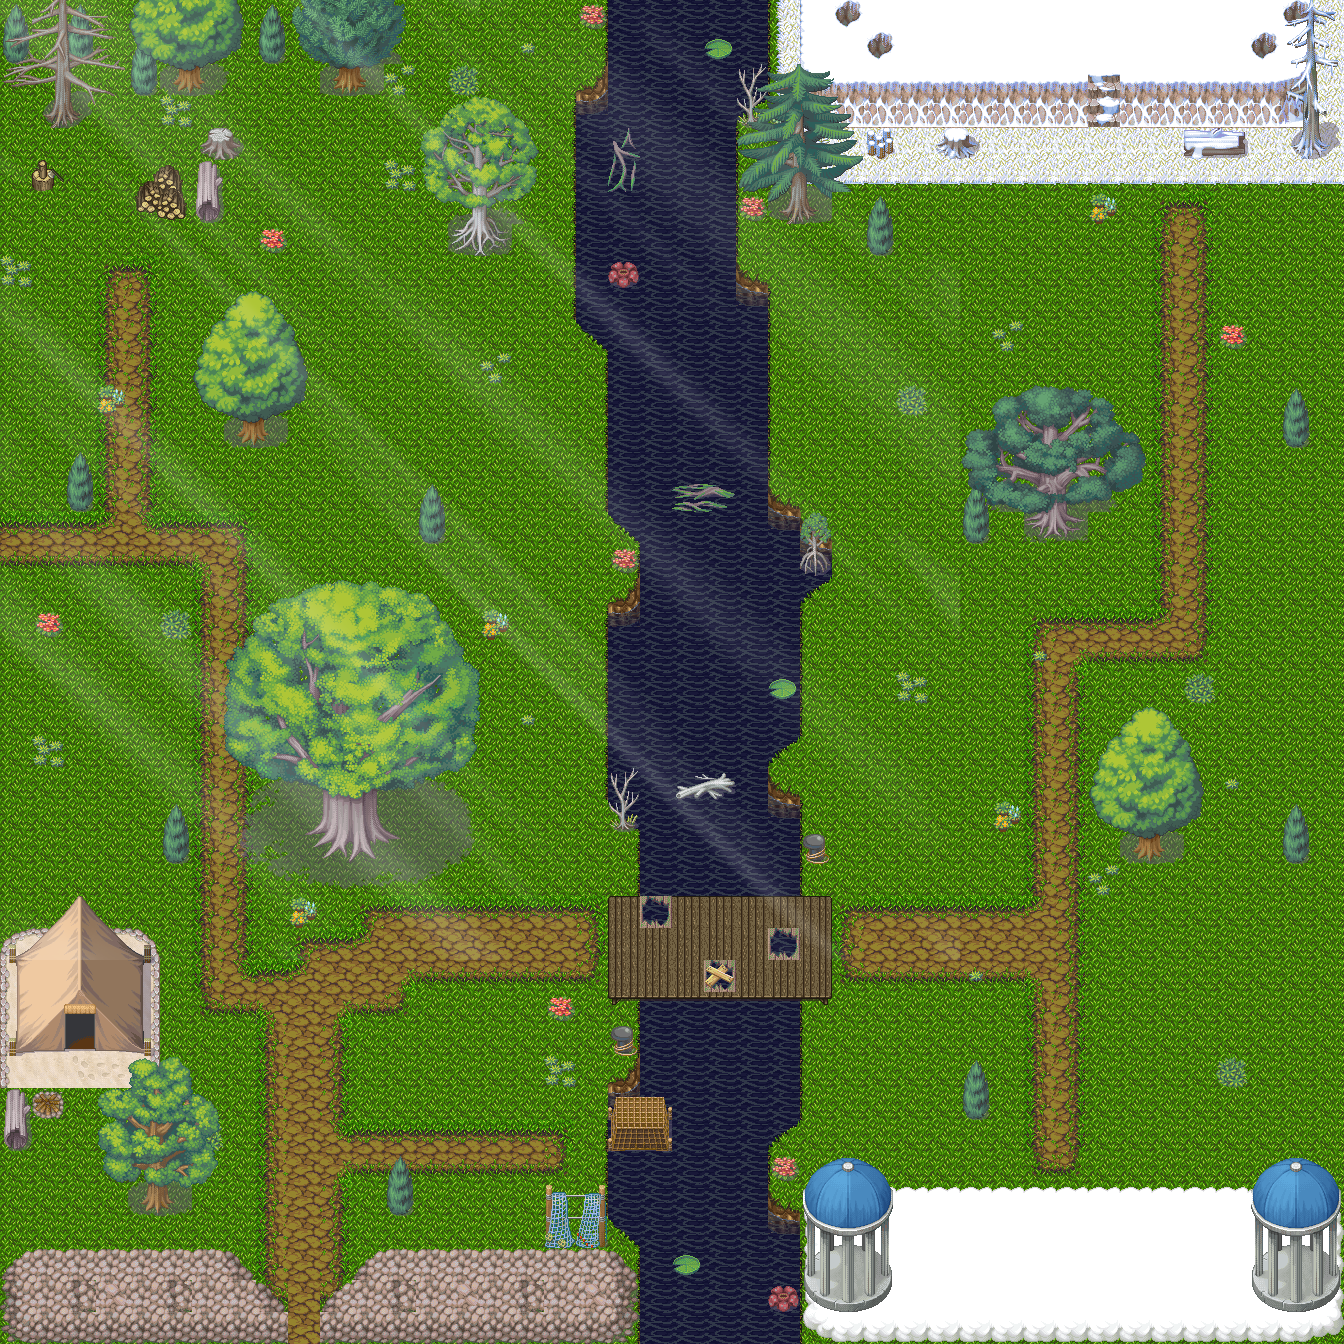

This is a level from a 2D game, rendered from its Tiled map with the project's own tilesets. A one-line summary and the map file follow, with tile-layer data summarised:
An orthogonal 42x42 tile map with 32x32 px tiles, 12 tile layers (Terrain, Terrain2, Terrain3, Escenario, ...), 3 tilesets, 1 image layer and 89 objects (10x NPCPlayer, clavLevelEntity).

<map version="1.0" orientation="orthogonal" renderorder="right-down" width="42" height="42" tilewidth="32" tileheight="32" nextobjectid="211">
 <properties>
  <property name="z" value="0" />
 </properties>
 <tileset firstgid="1" name="RPGmakerXPMegaTilesetByLmnopguy7" tilewidth="32" tileheight="32">
  <image source="tileset/LicDesc/RPGmakerXPMegaTilesetByLmnopguy7.png" width="256" height="15300" />
 </tileset>
 <tileset firstgid="3825" name="town" tilewidth="32" tileheight="32">
  <image source="tileset/town.png" width="512" height="512" />
  <tile id="210">
   <animation>
    <frame tileid="210" duration="1000" />
    <frame tileid="164" duration="100" />
    <frame tileid="210" duration="100" />
    <frame tileid="164" duration="100" />
   </animation>
  </tile>
 </tileset>
 <tileset firstgid="4081" name="tilemap" tilewidth="32" tileheight="32">
  <image source="tileset/tilemap.png" width="512" height="544" />
  <terraintypes>
   <terrain name="Pasto" tile="177" />
   <terrain name="Agua" tile="163">
    <properties>
     <property name="type" value="solid" />
    </properties>
   </terrain>
   <terrain name="Piedra" tile="17" />
   <terrain name="Tierra" tile="23" />
  </terraintypes>
  <tile id="0" terrain="0,0,0,2" />
  <tile id="1" terrain="0,0,2,2" />
  <tile id="2" terrain="0,0,2,0" />
  <tile id="6" terrain="0,0,0,3" />
  <tile id="7" terrain="0,0,3,3" />
  <tile id="8" terrain="0,0,3,0" />
  <tile id="16" terrain="0,2,0,2" />
  <tile id="17" terrain="2,2,2,2" />
  <tile id="18" terrain="2,0,2,0" />
  <tile id="22" terrain="0,3,0,3" />
  <tile id="23" terrain="3,3,3,3" />
  <tile id="24" terrain="3,0,3,0" />
  <tile id="32" terrain="0,2,0,0" />
  <tile id="33" terrain="2,2,0,0" />
  <tile id="34" terrain="2,0,0,0" />
  <tile id="38" terrain="0,3,0,0" />
  <tile id="39" terrain="3,3,0,0" />
  <tile id="40" terrain="3,0,0,0" />
  <tile id="48" terrain="2,2,2,0" />
  <tile id="49" terrain="2,2,0,2" />
  <tile id="50" terrain="2,2,2,2" />
  <tile id="54" terrain="3,3,3,0" />
  <tile id="55" terrain="3,3,0,3" />
  <tile id="64" terrain="2,0,2,2" />
  <tile id="65" terrain="0,2,2,2" />
  <tile id="70" terrain="3,0,3,3" />
  <tile id="71" terrain="0,3,3,3" />
  <tile id="160" terrain="1,1,1,0" />
  <tile id="161" terrain="1,1,0,0" />
  <tile id="162" terrain="1,1,0,1" />
  <tile id="163" terrain="1,1,1,1" />
  <tile id="176" terrain="1,0,1,0" />
  <tile id="177" terrain="0,0,0,0" />
  <tile id="178" terrain="0,1,0,1" />
  <tile id="192" terrain="1,0,1,1" />
  <tile id="193" terrain="0,0,1,1" />
  <tile id="194" terrain="0,1,1,1" />
  <tile id="208">
   <animation>
    <frame tileid="208" duration="500" />
    <frame tileid="259" duration="200" />
    <frame tileid="256" duration="200" />
    <frame tileid="262" duration="200" />
    <frame tileid="256" duration="200" />
    <frame tileid="259" duration="200" />
   </animation>
  </tile>
  <tile id="209">
   <animation>
    <frame tileid="209" duration="500" />
    <frame tileid="260" duration="200" />
    <frame tileid="257" duration="200" />
    <frame tileid="263" duration="200" />
    <frame tileid="257" duration="200" />
    <frame tileid="260" duration="200" />
   </animation>
  </tile>
  <tile id="210">
   <animation>
    <frame tileid="210" duration="500" />
    <frame tileid="261" duration="200" />
    <frame tileid="258" duration="200" />
    <frame tileid="264" duration="200" />
    <frame tileid="258" duration="200" />
    <frame tileid="261" duration="200" />
   </animation>
  </tile>
 </tileset>
 <layer name="Terrain" width="42" height="42">
  <properties>
   <property name="z" value="0" />
  </properties>
  <data>[1764 cells, 1764 non-empty, 23 distinct tile ids]</data>
 </layer>
 <layer name="Terrain2" width="42" height="42">
  <properties>
   <property name="z" value="1" />
  </properties>
  <data>[1764 cells, 403 non-empty, 100 distinct tile ids]</data>
 </layer>
 <layer name="Terrain3" width="42" height="42">
  <properties>
   <property name="z" value="2" />
  </properties>
  <data>[1764 cells, 77 non-empty, 22 distinct tile ids]</data>
 </layer>
 <layer name="Escenario" width="42" height="42">
  <properties>
   <property name="z" value="3" />
  </properties>
  <data>[1764 cells, 24 non-empty, 21 distinct tile ids]</data>
 </layer>
 <layer name="Escenario2" width="42" height="42">
  <properties>
   <property name="z" value="4" />
  </properties>
  <data>[1764 cells, 0 non-empty, 0 distinct tile ids]</data>
 </layer>
 <layer name="Terrain4" width="42" height="42">
  <properties>
   <property name="z" value="5" />
  </properties>
  <data>[1764 cells, 0 non-empty, 0 distinct tile ids]</data>
 </layer>
 <objectgroup color="#ff0000" name="NPCs">
  <properties>
   <property name="z" value="6" />
  </properties>
  <object id="76" name="NPCPlayer" x="318" y="628" width="32" height="32">
   <properties>
    <property name="nombre" value="hipatia" />
   </properties>
  </object>
  <object id="78" name="NPCPlayer" x="1120" y="576" width="32" height="32">
   <properties>
    <property name="nombre" value="Divina" />
   </properties>
  </object>
  <object id="79" name="NPCPlayer" x="128" y="224" width="32" height="32">
   <properties>
    <property name="nombre" value="Chris" />
   </properties>
  </object>
  <object id="82" name="NPCPlayer" x="288" y="1248" width="32" height="32">
   <properties>
    <property name="nombre" value="fibonacci" />
   </properties>
  </object>
  <object id="84" name="NPCPlayer" x="512" y="512" width="32" height="32">
   <properties>
    <property name="nombre" value="Daniela" />
   </properties>
  </object>
  <object id="85" name="NPCPlayer" x="160" y="480" width="32" height="32">
   <properties>
    <property name="nombre" value="carlos" />
   </properties>
  </object>
  <object id="86" name="NPCPlayer" x="64" y="1088" width="32" height="32">
   <properties>
    <property name="nombre" value="eduardo" />
   </properties>
  </object>
  <object id="89" name="NPCPlayer" x="1152" y="1216" width="32" height="32">
   <properties>
    <property name="nombre" value="teano" />
   </properties>
  </object>
  <object id="90" name="NPCPlayer" x="1024" y="32" width="32" height="32">
   <properties>
    <property name="nombre" value="pitagoras" />
   </properties>
  </object>
  </objectgroup>
 <layer name="Techos" width="42" height="42">
  <properties>
   <property name="z" value="7" />
  </properties>
  <data>[1764 cells, 1 non-empty, 1 distinct tile ids]</data>
 </layer>
 <layer name="Terrain5" width="42" height="42">
  <properties>
   <property name="z" value="8" />
  </properties>
  <data>[1764 cells, 227 non-empty, 202 distinct tile ids]</data>
 </layer>
 <layer name="Techos2" width="42" height="42">
  <properties>
   <property name="z" value="9" />
  </properties>
  <data>[1764 cells, 0 non-empty, 0 distinct tile ids]</data>
 </layer>
 <layer name="Escenario3" width="42" height="42">
  <properties>
   <property name="z" value="10" />
  </properties>
  <data>[1764 cells, 39 non-empty, 27 distinct tile ids]</data>
 </layer>
 <layer name="Escenario4" width="42" height="42">
  <properties>
   <property name="z" value="11" />
  </properties>
  <data>[1764 cells, 0 non-empty, 0 distinct tile ids]</data>
 </layer>
 <layer name="Escenario5" width="42" height="42">
  <properties>
   <property name="z" value="12" />
  </properties>
  <data>[1764 cells, 0 non-empty, 0 distinct tile ids]</data>
 </layer>
 <objectgroup color="#15ff00" name="Triggers">
  <!-- 1 objects omitted --></objectgroup>
 <objectgroup name="collision">
  <!-- 77 objects omitted --></objectgroup>
 <imagelayer name="Luz">
  <image source="tileset/overlay.png" />
  <properties>
   <property name="ratio" value="0.5" />
  </properties>
 </imagelayer>
 <objectgroup color="#ffb300" name="Spawns">
  <!-- 1 objects omitted --></objectgroup>
</map>
<!-- 80 of 89 objects omitted -->
